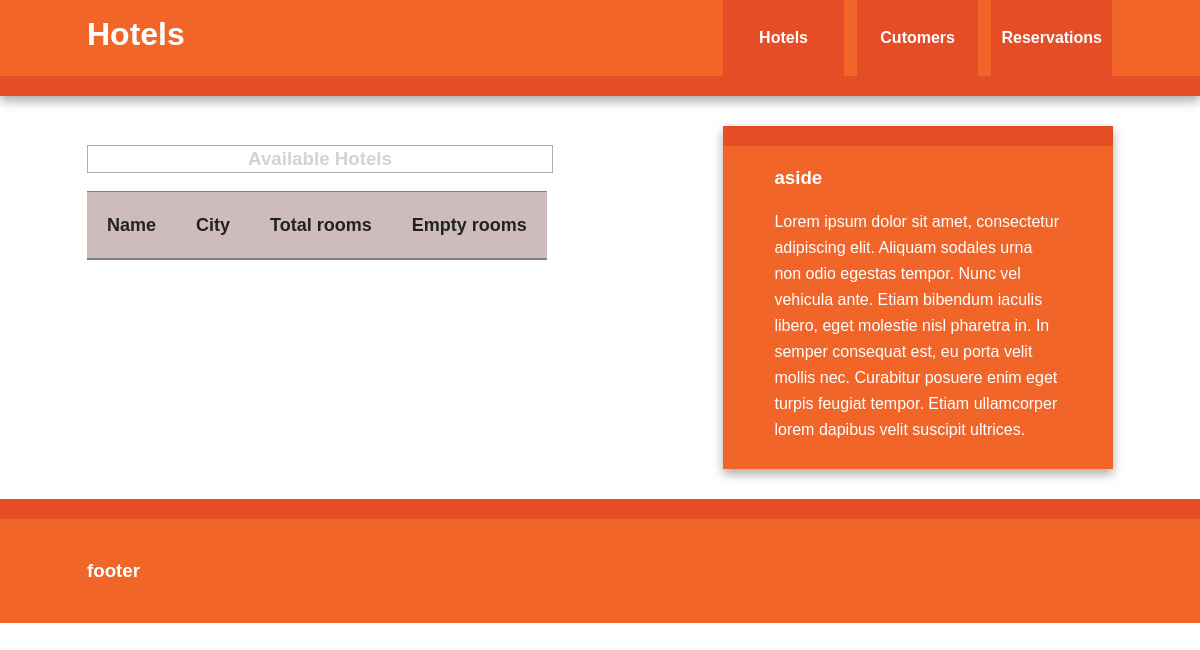
The page /reservation/allhotels on the database as committed earlier.
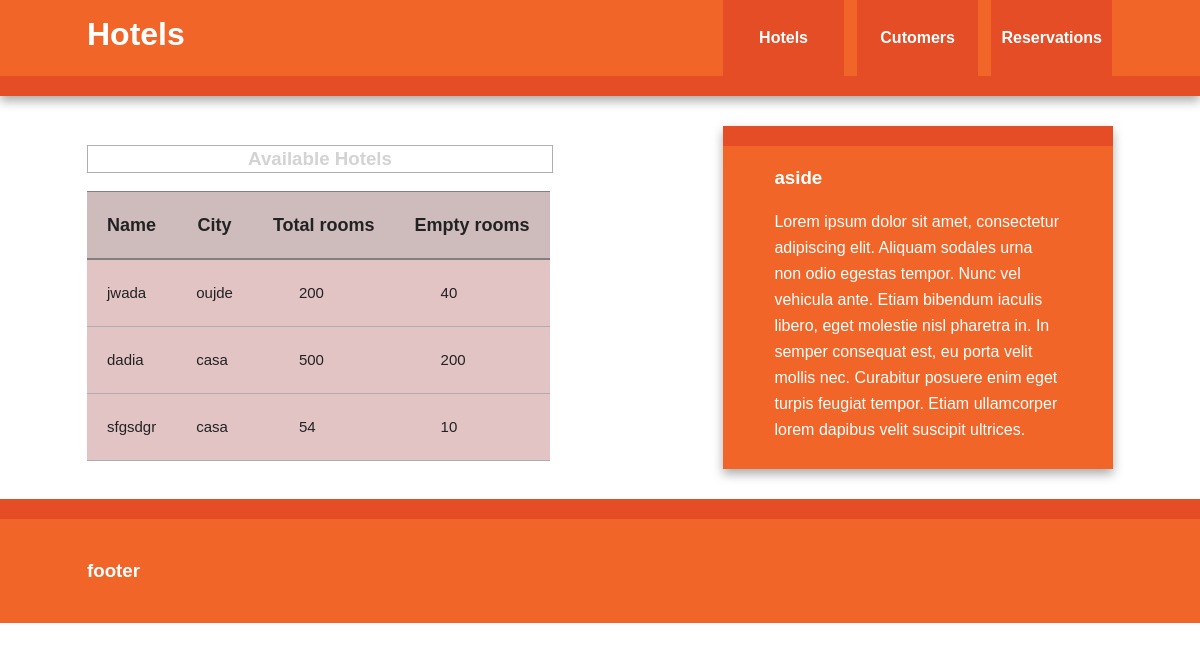
The same page on the database as committed later.
### reservation/models.py (models this page shows, shortened)
class Hotel(models.Model):
    hotel_name = models.CharField(max_length=50)
    hotel_city = models.CharField(max_length=50)
    total_rooms = models.IntegerField()
    empty_rooms = models.IntegerField()

### reservation/views.py (the view)
# urls.py: url(r'allhotels',AllHotels),
def AllHotels(request):
    return render(request,"reservation/hotels.html",{"hotels":Hotel.objects.all()})

### templates/reservation/hotels.html
{% extends 'base.html' %}
{% block title %}
Hotels
{% endblock %}
{% block content %}
<h3 style="border:0.5px rgb(175, 174, 174) solid; color: lightgray;width: 464px;text-align: center">Available Hotels</h3>
<table class="table table-striped">
        <thead>
          <tr style="width:500px;height:auto;background-color:rgb(206, 187, 187);border-top: grey 0.5px solid;border-bottom: grey 2px solid;border-radius:15px;font-size:18px;padding:20px;">
            <th style="padding: 20px">Name</th>
            <th style="padding: 20px">City</th>
            <th style="padding: 20px">Total rooms</th>
            <th style="padding: 20px">Empty rooms</th>
          </tr>
        </thead>
        <tbody>
            {% for hotel in hotels %}
            <tr style="width:auto;height:auto;background-color:rgb(226, 196, 196);font-size:15px;">
              <td style="padding: 20px;border-top: rgb(175, 174, 174) 0.5px solid;border-bottom: rgb(175, 174, 174) 0.5px solid;"> {{hotel.hotel_name}} </td>
              <td style="padding: 20px;border-top: rgb(175, 174, 174) 0.5px solid;border-bottom: rgb(175, 174, 174) 0.5px solid;"> {{hotel.hotel_city}} </td>
              <td style="border-top: rgb(175, 174, 174) 0.5px solid;border-bottom: rgb(175, 174, 174) 0.5px solid;padding-left: 46px;"> {{hotel.total_rooms}} </td>
              <td style="border-top: rgb(175, 174, 174) 0.5px solid;border-bottom: rgb(175, 174, 174) 0.5px solid;padding-left: 46px;"> {{hotel.empty_rooms}}</td>
            </tr>
            {% endfor %}
        </tbody>
      </table>
{% endblock %}

### templates/base.html (shortened to what this page needs)
{% load staticfiles %}
<!doctype html>
<html class="no-js" lang="">
    <head>
        <link rel="stylesheet" href="{% static 'css/normalize.min.css' %}">
        <link rel="stylesheet" href="{% static 'css/main.css' %}">
    </head>
    <body>
        <div class="header-container">
            <header class="wrapper clearfix">
                <h1 class="title">
                    {% block title %}{% endblock %}
                </h1>
                <nav>
                    <ul>
                        <li><a href="/reservation/allhotels">Hotels</a></li>
                        <li><a href="/reservation/allcustomers">Cutomers</a></li>
                        <li><a href="/reservation/allreservations">Reservations</a></li>
                    </ul>
                </nav>
            </header>
        </div>
        <div class="main-container">
            <div class="main wrapper clearfix">
                <article>
                {% block content %}
                {% endblock %}
                </article>
                <aside>
                    <h3>aside</h3>
                    <p>Lorem ipsum dolor sit amet, consectetur adipiscing elit. Aliquam sodales urna non odio egestas tempor. Nunc vel vehicula ante. Etiam bibendum iaculis libero, eget molestie nisl pharetra in. In semper consequat est, eu porta velit mollis nec. Curabitur posuere enim eget turpis feugiat tempor. Etiam ullamcorper lorem dapibus velit suscipit ultrices.</p>
                </aside>
            </div>
        </div>
        <div class="footer-container">
            <footer class="wrapper">
                <h3>footer</h3>
            </footer>
        </div>
    </body>
</html>

Rows that differ between the two databases and show on the page:
added Hotel: hotel_name "jwada", hotel_city "oujde", total_rooms "200", empty_rooms "40"
added Hotel: hotel_name "dadia", hotel_city "casa", total_rooms "500", empty_rooms "200"
added Hotel: hotel_name "sfgsdgr", hotel_city "casa", total_rooms "54", empty_rooms "10"
